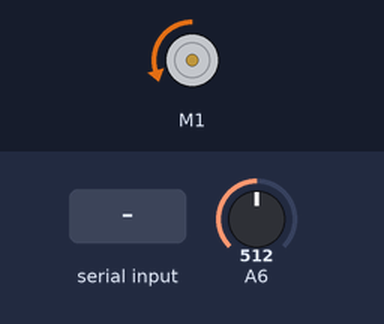
A sketch run on a simulated Arduino Nano, built with avr-gcc and run on an emulated ATmega328P. On the bench: DC motor (green arrow = forward, orange = backward, longer = faster). The inputs (shaded band) are chosen by the test bench; at power-on: A6 = 512.

Above: at 1.2 s.
1.3 s: A6 set to 505
At 1.6 s:
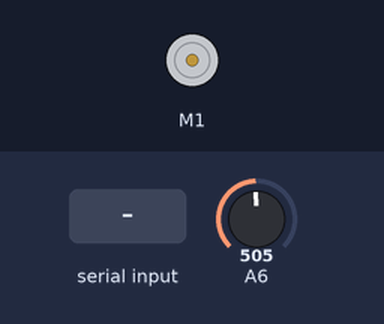
2.8 s: "90,45\n" received over Serial
At 4.0 s:
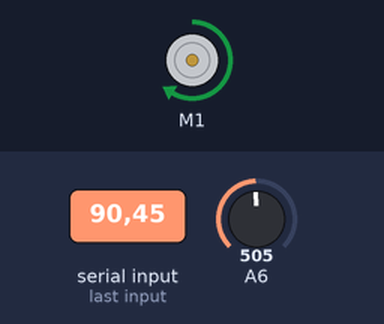
4.3 s: "5\n" received over Serial
At 5.1 s:
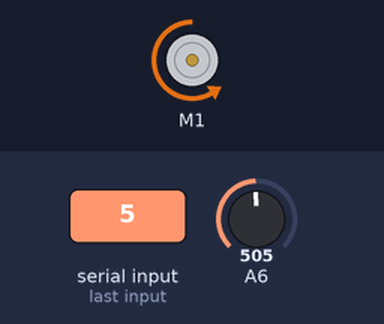
5.8 s: "30,150\n" received over Serial
At 6.3 s:
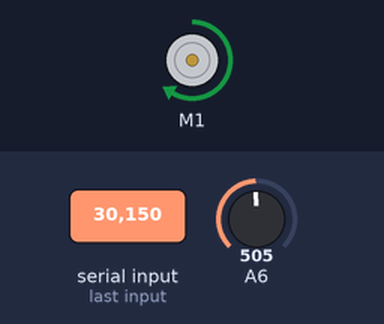
7.3 s: "90\n" received over Serial
At 8.5 s:
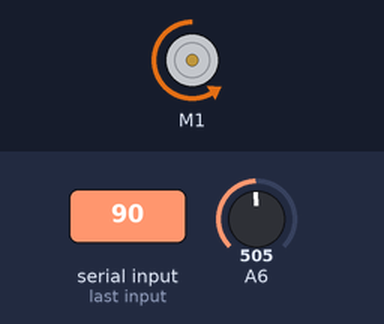
8.8 s: A6 set to 202
10.3 s: A6 set to 179
At 10.9 s:
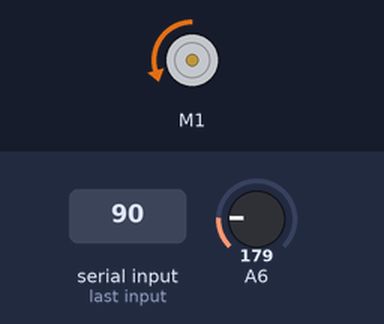
Timing chart, 0 to 12.8 s (numbered marks = the images above; inputs shaded):
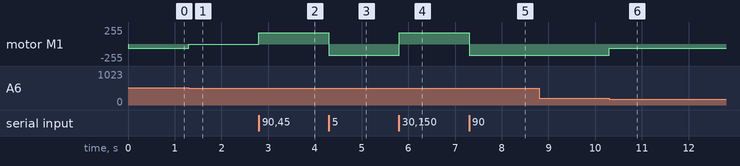

Measured:
- the behaviour switches between 506 and 505 on A6 (found by bisection; images 0 and 1)
- the behaviour switches between 191 and 190 on A6 (found by bisection; images 5 and 6)
- after the input at 1.3 s, motor M1: backward 60/255 → stopped at once
- after the input at 2.8 s, motor M1: stopped → forward 170/255 at once
- after the input at 4.3 s, motor M1: forward 170/255 → backward 170/255 at once
- after the input at 5.8 s, motor M1: backward 170/255 → forward 170/255 at once
- after the input at 7.3 s, motor M1: forward 170/255 → backward 170/255 at once
- after the input at 8.8 s, every drawn part: stays the same
- after the input at 10.3 s, motor M1: backward 170/255 → backward 60/255 at once

The sketch:

simple_servo_controller.ino
```cpp
/*
 * This is a very simple servo control algorithm, designed to use the Motor shield library
 * but easily portable to other situations. (but serously consider a PID loop...)
 * It uses two "stages" to better control a servo. The first stage quickly moves the servo
 * close to the setpoint, then the second stage finishes moving it to the exact point.
 */

#include <AFMotor.h>

AF_DCMotor servo(1);

// in case servo is wired backwards
#define SV_DECREASE BACKWARD
#define SV_INCREASE FORWARD

// stage-specific settings
#define DEADZONE_1 100
#define DEADZONE_2 5
#define VEL_1 170
#define VEL_2 60

#define DEBUG 0

int target = 500;

String inString = "";

void setup() {
  // put your setup code here, to run once:
    pinMode(A6, INPUT);
    Serial.begin(38400);
}

void loop() {
  // put your main code here, to run repeatedly:
#if DEBUG
    Serial.println(analogRead(A6));
#endif
    serial_parse();
    stupid_simple_servo_ctrl();
}

// serial parser code picked from arduino website
void serial_parse() {
    // Read serial input:
    while (Serial.available() > 0) {
        int inChar = Serial.read();
        if (isDigit(inChar)) {
            // convert the incoming byte to a char and add it to the string:
            inString += (char)inChar;
        }
        // if you get a newline, print the string, then the string's value:
        if (inChar == '\n') {
            target = inString.toInt();
            inString = "";
        }
    }
}

void stupid_simple_servo_ctrl() {
    int svPos = analogRead(A6);
    byte deadzone;

    // Change to stage 2 if CV is within DEADZONE_1 of SP
    if (abs(svPos - target) > DEADZONE_1) {
        deadzone = DEADZONE_1;
        servo.setSpeed(VEL_1);
    }
    else {
        deadzone = DEADZONE_2;
        servo.setSpeed(VEL_2);
    }

    // Move back or forward when needed
    if (svPos > target + deadzone) {
        servo.run(SV_DECREASE);
    }
    else if (svPos < target - deadzone) {
        servo.run(SV_INCREASE);
    }
    else servo.run(RELEASE);
}
```
